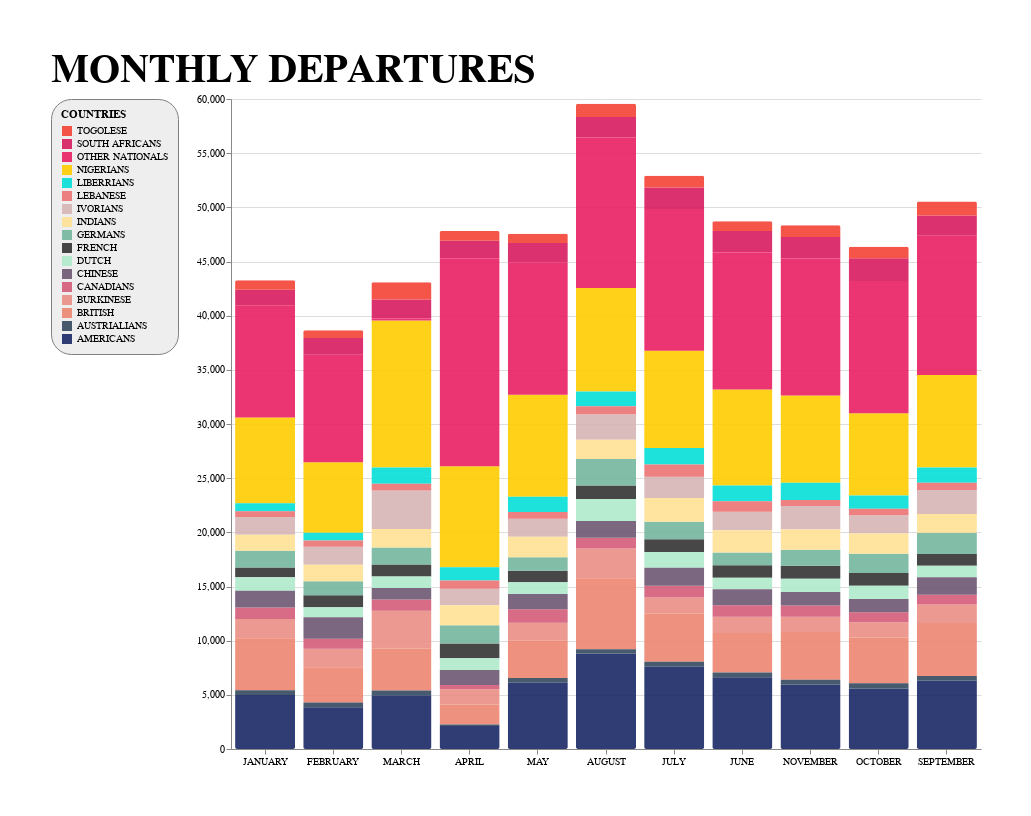

The notebook cell this image was saved under:
### Code cell
chart2= alt.Chart(trans).mark_bar(size=60,cornerRadius=1.9,font="Helvetica Neue",filled=True).encode(
    x=alt.X('MONTHS:O', 
            title='',
            sort=alt.EncodingSortField(field="Letters", op="count", order='ascending'),
            axis=alt.AxisConfig(labelAngle=360)),
    y=alt.Y('sum(DEPARTURES)', title=None, ),
    color=alt.Color('COUNTRIES',
                scale=alt.Scale(
        domain=['TOGOLESE','SOUTH AFRICANS','OTHER NATIONALS','NIGERIANS','LIBERRIANS','LEBANESE','IVORIANS','INDIANS','GERMANS','FRENCH','DUTCH','CHINESE','CANADIANS','BURKINESE','BRITISH','AUSTRIALIANS','AMERICANS'],
        range=['#f44336', '#d81b60', '#e91e63', '#ffcc00','#05dfd7', '#ec7373', '#d8b5b5', '#ffe196', '#75b79e','#333333', '#b0eacd', '#6e5773', '#d45d79', '#ea9085','#ee8572', '#35495e', '#192965']),
                    legend=alt.Legend(orient="left",type = 'symbol')),
    opacity=alt.OpacityValue(0.9),
    #size=alt.Size('MONTHS:N',scale=alt.Scale(range=[0,600])),
    tooltip=alt.Tooltip(['COUNTRIES','DEPARTURES','PERCENTAGE'])
).properties(
    width=750,
    padding=50,
    height=650,
    background='white',
    title=alt.TitleParams(text='MONTHLY DEPARTURES')
    ).configure_legend(
    strokeColor='gray',
    fillColor='#EEEEEE',
    padding=10,
    cornerRadius=20,
    orient='top-left')
chart2.configure_title(
    fontSize=40,
    font='Courier',
    anchor='start',
    align='right',
    color='black',
    ).configure_view(
    stroke='transparent'
)

### Figure 1 — Vega-Lite specification as saved in the notebook (floating-point values rounded to 4 significant figures; data arrays with more than 128 entries replaced by an {"elided": "..."} marker saying what was removed)
{"$schema": "https://vega.github.io/schema/vega-lite/v3.4.0.json", "background": "white", "config": {"legend": {"cornerRadius": 20, "fillColor": "#EEEEEE", "orient": "top-left", "padding": 10, "strokeColor": "gray"}, "mark": {"tooltip": null}, "title": {"align": "right", "anchor": "start", "color": "black", "font": "Courier", "fontSize": 40}, "view": {"height": 300, "stroke": "transparent", "width": 400}}, "data": {"name": "data-563364fef5ae5fb87a3c7902ddebb742"}, "datasets": {"data-563364fef5ae5fb87a3c7902ddebb742": {"elided": "187 records"}}, "encoding": {"color": {"field": "COUNTRIES", "legend": {"orient": "left", "type": "symbol"}, "scale": {"domain": ["TOGOLESE", "SOUTH AFRICANS", "OTHER NATIONALS", "NIGERIANS", "LIBERRIANS", "LEBANESE", "IVORIANS", "INDIANS", "GERMANS", "FRENCH", "DUTCH", "CHINESE", "CANADIANS", "BURKINESE", "BRITISH", "AUSTRIALIANS", "AMERICANS"], "range": ["#f44336", "#d81b60", "#e91e63", "#ffcc00", "#05dfd7", "#ec7373", "#d8b5b5", "#ffe196", "#75b79e", "#333333", "#b0eacd", "#6e5773", "#d45d79", "#ea9085", "#ee8572", "#35495e", "#192965"]}, "type": "nominal"}, "opacity": {"value": 0.9}, "tooltip": [{"field": "COUNTRIES", "type": "nominal"}, {"field": "DEPARTURES", "type": "quantitative"}, {"field": "PERCENTAGE", "type": "quantitative"}], "x": {"axis": {"labelAngle": 360}, "field": "MONTHS", "sort": {"field": "Letters", "op": "count", "order": "ascending"}, "title": "", "type": "ordinal"}, "y": {"aggregate": "sum", "field": "DEPARTURES", "title": null, "type": "quantitative"}}, "height": 650, "mark": {"cornerRadius": 1.9, "filled": true, "font": "Helvetica Neue", "size": 60, "type": "bar"}, "padding": 50, "title": {"text": "MONTHLY DEPARTURES"}, "width": 750}
